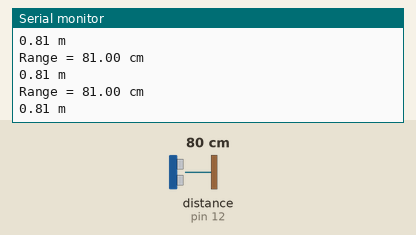
A sketch run on a simulated Arduino Uno, built with avr-gcc and run on an emulated ATmega328P. On the bench: the last lines printed to the serial monitor. Inputs (shaded band) come from the test bench; at power-on: distance to the obstacle (sensor on pin 12) 80 cm. The echo pulse lasts 58.3 µs per cm.

Above: at 1.2 s.
1.3 s: distance to the obstacle (sensor on pin 12) set to 35 cm
At 1.61 s:
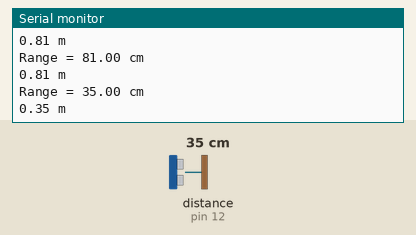
4.3 s: distance to the obstacle (sensor on pin 12) set to 2 cm
At 4.46 s:
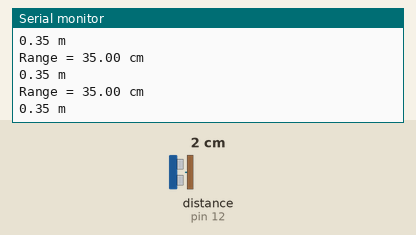
5.8 s: distance to the obstacle (sensor on pin 12) set to 60 cm
At 5.87 s:
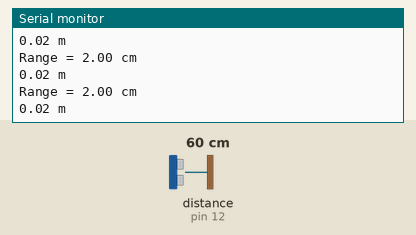
Timing chart, 0 to 8.8 s (numbered marks = the images above; inputs shaded):
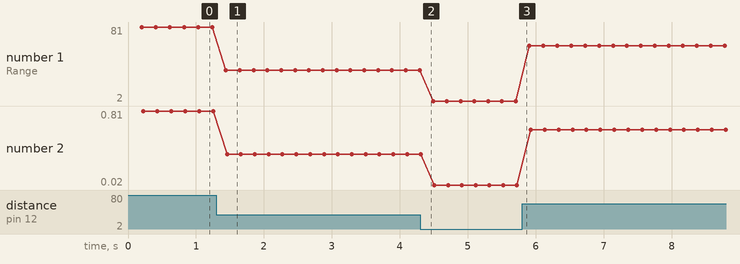

Measured:
- after the input at 1.3 s, the serial monitor: prints a new line after 0.14 s (image 1)
- plotted number 1: 81 → 35 after the input at 1.3 s, 35 → 2 after the input at 4.3 s, 2 → 61 after the input at 5.8 s
- plotted number 2: 0.81 → 0.35 after the input at 1.3 s, 0.35 → 0.02 after the input at 4.3 s, 0.02 → 0.61 after the input at 5.8 s

The sketch:

Praktikum1.ino
```cpp
#include <NewPing.h> // Import library NewPing.h

#define TRIGGER_PIN 11 // mendefenisikan
#define ECHO_PIN 12

#define MAX_DISTANCE 200

NewPing sonar (TRIGGER_PIN, ECHO_PIN, MAX_DISTANCE);

void setup() {
  // put your setup code here, to run once:
Serial.begin(9600);
}

void loop() {
  // put your main code here, to run repeatedly:
delay (200);

float distance = sonar.ping_cm();

Serial.print ("Range = ");
Serial.print (distance);
Serial.println (" cm");
Serial.print(distance/100);
Serial.println(" m");
}
```
